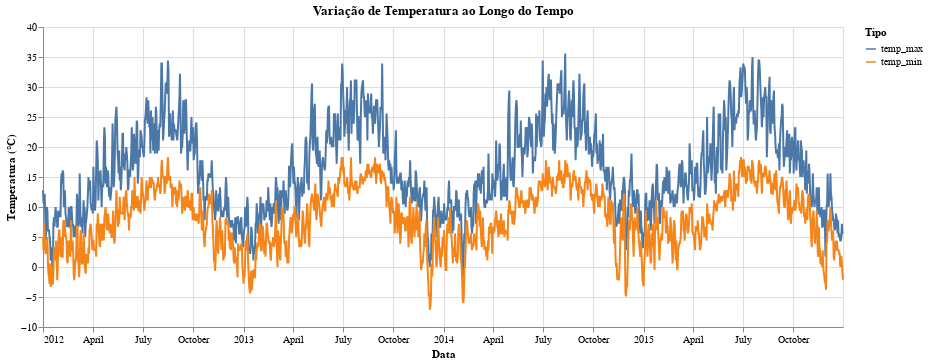

The cell this chart's notebook holds for it:
### Code cell
# Gráfico de linhas para variação de temperatura
temperature_trend = (
    alt.Chart(climate_data)
    .transform_fold(
        ['temp_max', 'temp_min'],
        as_=['Tipo', 'Temperatura']
    )
    .mark_line()
    .encode(
        x=alt.X('date:T', title='Data'),
        y=alt.Y('Temperatura:Q', title='Temperatura (°C)'),
        color='Tipo:N'
    )
    .properties(title="Variação de Temperatura ao Longo do Tempo", width=800)
)

temperature_trend

### Figure 1 — Vega-Lite specification as saved in the notebook (floating-point values rounded to 4 significant figures; data arrays with more than 128 entries replaced by an {"elided": "..."} marker saying what was removed)
{"config": {"view": {"continuousWidth": 300, "continuousHeight": 300}}, "data": {"name": "data-6881b3c76720a51ecae2e2fb5659aff4"}, "mark": {"type": "line"}, "encoding": {"color": {"field": "Tipo", "type": "nominal"}, "x": {"field": "date", "title": "Data", "type": "temporal"}, "y": {"field": "Temperatura", "title": "Temperatura (°C)", "type": "quantitative"}}, "title": "Variação de Temperatura ao Longo do Tempo", "transform": [{"fold": ["temp_max", "temp_min"], "as": ["Tipo", "Temperatura"]}], "width": 800, "$schema": "https://vega.github.io/schema/vega-lite/v5.20.1.json", "datasets": {"data-6881b3c76720a51ecae2e2fb5659aff4": {"elided": "1461 records"}}}
